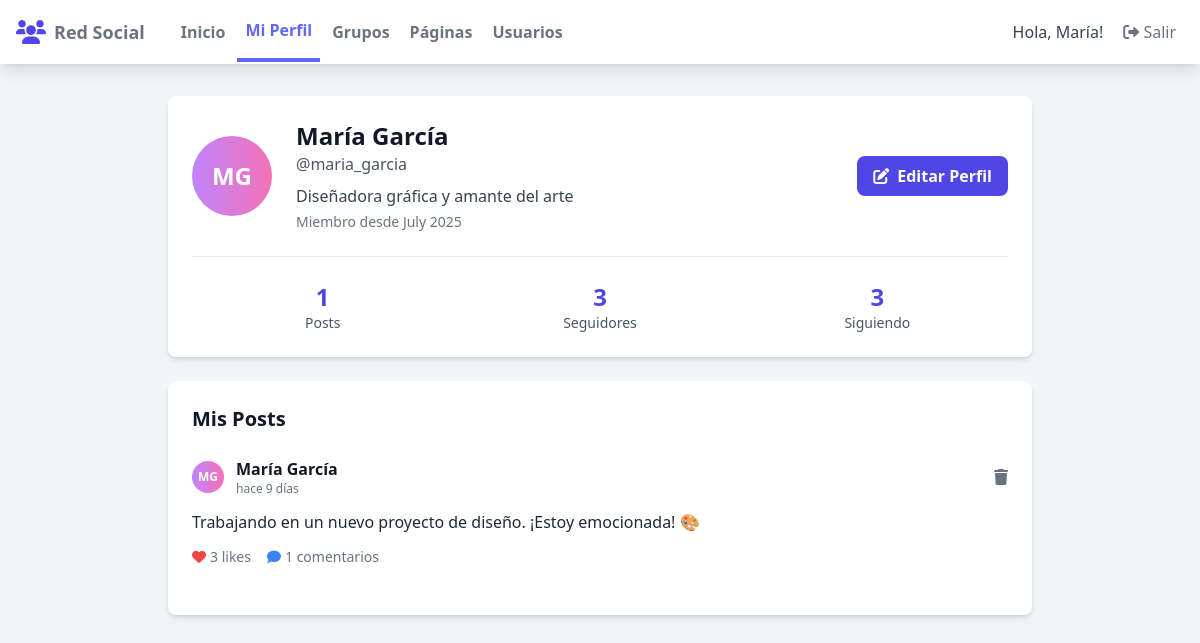
Screenshot of /dashboard/profile.php (signed in) with the database file from the repository.
### tables this page shows
CREATE TABLE users (
    id INT PRIMARY KEY AUTO_INCREMENT,
    username VARCHAR(50) UNIQUE NOT NULL,
    email VARCHAR(100) UNIQUE NOT NULL,
    password VARCHAR(255) NOT NULL,
    first_name VARCHAR(50) NOT NULL,
    last_name VARCHAR(50) NOT NULL,
    profile_picture VARCHAR(255) DEFAULT 'default-avatar.jpg',
    bio TEXT,
    birth_date DATE,
    created_at TIMESTAMP DEFAULT CURRENT_TIMESTAMP,
    updated_at TIMESTAMP DEFAULT CURRENT_TIMESTAMP ON UPDATE CURRENT_TIMESTAMP,
    is_active BOOLEAN DEFAULT TRUE
);

CREATE TABLE posts (
    id INT PRIMARY KEY AUTO_INCREMENT,
    user_id INT NOT NULL,
    content TEXT NOT NULL,
    image VARCHAR(255),
    created_at TIMESTAMP DEFAULT CURRENT_TIMESTAMP,
    updated_at TIMESTAMP DEFAULT CURRENT_TIMESTAMP ON UPDATE CURRENT_TIMESTAMP,
    FOREIGN KEY (user_id) REFERENCES users(id) ON DELETE CASCADE
);

### includes/functions.php (called while the page is built, shortened)
<?php
function timeAgo($datetime) {
    $time = time() - strtotime($datetime);
    if ($time < 2592000) return 'hace ' . round($time/86400) . ' días';
    return 'hace ' . round($time/31536000) . ' años';
}
function getPostLikesCount($post_id) {
    $database = new Database();
    $db = $database->getConnection();
    $query = "SELECT COUNT(*) FROM post_likes WHERE post_id = ?";
    $stmt = $db->prepare($query);
    $stmt->execute([$post_id]);
    return $stmt->fetchColumn();
}
function getPostCommentsCount($post_id) {
    $database = new Database();
    $db = $database->getConnection();
    $query = "SELECT COUNT(*) FROM comments WHERE post_id = ?";
    $stmt = $db->prepare($query);
    $stmt->execute([$post_id]);
    return $stmt->fetchColumn();
}
?>

### dashboard/profile.php (the view, shortened to what this page needs)
<?php
require_once '../includes/functions.php';
$database = new Database();
$db = $database->getConnection();
$query = "SELECT * FROM users WHERE id = ?";
$stmt = $db->prepare($query);
$stmt->execute([$_SESSION['user_id']]);
$user = $stmt->fetch(PDO::FETCH_ASSOC);
$query = "SELECT p.*, u.username, u.first_name, u.last_name
          FROM posts p
          JOIN users u ON p.user_id = u.id
          WHERE p.user_id = ?
          ORDER BY p.created_at DESC";
$stmt = $db->prepare($query);
$stmt->execute([$_SESSION['user_id']]);
$posts = $stmt->fetchAll(PDO::FETCH_ASSOC);
$query = "SELECT COUNT(*) as posts_count FROM posts WHERE user_id = ?";
$stmt = $db->prepare($query);
$stmt->execute([$_SESSION['user_id']]);
$posts_count = $stmt->fetchColumn();
$query = "SELECT COUNT(*) as followers_count FROM follows WHERE following_id = ?";
$stmt = $db->prepare($query);
$stmt->execute([$_SESSION['user_id']]);
$followers_count = $stmt->fetchColumn();
$query = "SELECT COUNT(*) as following_count FROM follows WHERE follower_id = ?";
$stmt = $db->prepare($query);
$stmt->execute([$_SESSION['user_id']]);
$following_count = $stmt->fetchColumn();
?>
<!DOCTYPE html>
<html lang="es">
<head>
    <script src="https://cdn.tailwindcss.com"></script>
    <link rel="stylesheet" href="https://cdnjs.cloudflare.com/ajax/libs/font-awesome/6.0.0/css/all.min.css">
</head>
<body class="bg-gray-100 min-h-screen">
    <nav class="bg-white shadow-lg sticky top-0 z-50">
        <div class="max-w-7xl mx-auto px-4">
            <div class="flex justify-between">
                <div class="flex space-x-7">
                    <div class="flex items-center py-4">
                        <i class="fas fa-users text-indigo-600 text-2xl mr-2"></i>
                        <span class="font-semibold text-gray-500 text-lg">Red Social</span>
                    </div>
                    <div class="hidden md:flex items-center space-x-1">
                        <a href="index.php" class="py-4 px-2 text-gray-500 font-semibold hover:text-indigo-500 transition duration-300">Inicio</a>
                        <a href="profile.php" class="py-4 px-2 text-indigo-500 border-b-4 border-indigo-500 font-semibold">Mi Perfil</a>
                        <a href="groups.php" class="py-4 px-2 text-gray-500 font-semibold hover:text-indigo-500 transition duration-300">Grupos</a>
                        <a href="pages.php" class="py-4 px-2 text-gray-500 font-semibold hover:text-indigo-500 transition duration-300">Páginas</a>
                        <a href="users.php" class="py-4 px-2 text-gray-500 font-semibold hover:text-indigo-500 transition duration-300">Usuarios</a>
                    </div>
                </div>
                <div class="flex items-center space-x-3">
                    <span class="text-gray-700">Hola, <?php echo $_SESSION['first_name']; ?>!</span>
                    <a href="../auth/logout.php" class="py-2 px-2 font-medium text-gray-500 rounded hover:bg-red-500 hover:text-white transition duration-300">
                        <i class="fas fa-sign-out-alt"></i> Salir
                    </a>
                </div>
            </div>
        </div>
    </nav>
    <div class="max-w-4xl mx-auto px-4 py-8">
        <div class="bg-white rounded-lg shadow-md p-6 mb-6">
            <div class="flex items-center space-x-6">
                <div class="w-20 h-20 rounded-full bg-gradient-to-r from-purple-400 to-pink-400 flex items-center justify-center text-white font-bold text-2xl">
                    <?php echo strtoupper(substr($user['first_name'], 0, 1) . substr($user['last_name'], 0, 1)); ?>
                </div>
                <div class="flex-1">
                    <h1 class="text-2xl font-bold text-gray-900"><?php echo $user['first_name'] . ' ' . $user['last_name']; ?></h1>
                    <p class="text-gray-600">@<?php echo $user['username']; ?></p>
                    <p class="text-gray-700 mt-2"><?php echo $user['bio'] ?: 'Sin biografía'; ?></p>
                    <p class="text-sm text-gray-500 mt-1">Miembro desde <?php echo date('F Y', strtotime($user['created_at'])); ?></p>
                </div>
                <div class="text-right">
                    <button onclick="openEditModal()" class="bg-indigo-600 hover:bg-indigo-700 text-white font-bold py-2 px-4 rounded-lg transition duration-300">
                        <i class="fas fa-edit mr-2"></i>Editar Perfil
                    </button>
                </div>
            </div>
            <div class="grid grid-cols-3 gap-4 mt-6 pt-6 border-t border-gray-200">
                <div class="text-center">
                    <div class="text-2xl font-bold text-indigo-600"><?php echo $posts_count; ?></div>
                    <div class="text-sm text-gray-600">Posts</div>
                </div>
                <div class="text-center">
                    <div class="text-2xl font-bold text-indigo-600"><?php echo $followers_count; ?></div>
                    <div class="text-sm text-gray-600">Seguidores</div>
                </div>
                <div class="text-center">
                    <div class="text-2xl font-bold text-indigo-600"><?php echo $following_count; ?></div>
                    <div class="text-sm text-gray-600">Siguiendo</div>
                </div>
            </div>
        </div>
        <div class="bg-white rounded-lg shadow-md p-6">
            <h2 class="text-xl font-bold text-gray-900 mb-6">Mis Posts</h2>
            <?php if (empty($posts)): ?>
                <div class="text-center py-8">
                    <i class="fas fa-edit text-gray-400 text-4xl mb-4"></i>
                    <h3 class="text-xl font-semibold text-gray-600 mb-2">No has publicado nada aún</h3>
                    <p class="text-gray-500">¡Comparte tu primer post desde la página de inicio!</p>
                    <a href="index.php" class="inline-block mt-4 bg-indigo-600 hover:bg-indigo-700 text-white font-bold py-2 px-4 rounded-lg transition duration-300">
                        Crear Post
                    </a>
                </div>
            <?php else: ?>
                <div class="space-y-6">
                    <?php foreach ($posts as $post): ?>
                        <div class="border-b border-gray-200 pb-6 last:border-b-0" data-post-id="<?php echo $post['id']; ?>">
                            <div class="flex items-center mb-3">
                                <div class="w-8 h-8 rounded-full bg-gradient-to-r from-purple-400 to-pink-400 flex items-center justify-center text-white font-bold text-xs">
                                    <?php echo strtoupper(substr($post['first_name'], 0, 1) . substr($post['last_name'], 0, 1)); ?>
                                </div>
                                <div class="ml-3 flex-1">
                                    <h4 class="font-semibold text-gray-900"><?php echo $post['first_name'] . ' ' . $post['last_name']; ?></h4>
                                    <p class="text-xs text-gray-500"><?php echo timeAgo($post['created_at']); ?></p>
                                </div>
                                <div class="flex space-x-2">
                                    <button onclick="deletePost(<?php echo $post['id']; ?>)"
                                            class="text-gray-500 hover:text-red-500 transition duration-300"
                                            title="Eliminar publicación">
                                        <i class="fas fa-trash"></i>
                                    </button>
                                </div>
                            </div>
                            <p class="text-gray-800 leading-relaxed mb-3"><?php echo nl2br(htmlspecialchars($post['content'])); ?></p>
                            <div class="flex items-center space-x-4 text-sm text-gray-500">
                                <span class="flex items-center">
                                    <i class="fas fa-heart text-red-500 mr-1"></i>
                                    <?php echo getPostLikesCount($post['id']); ?> likes
                                </span>
                                <span class="flex items-center">
                                    <i class="fas fa-comment text-blue-500 mr-1"></i>
                                    <?php echo getPostCommentsCount($post['id']); ?> comentarios
                                </span>
                            </div>
                        </div>
                    <?php endforeach; ?>
                </div>
            <?php endif; ?>
        </div>
    </div>
</body>
</html>

### rows the page displays
users: first_name+last_name "MG", first_name "María", last_name "García", username "maria_garcia", bio "Diseñadora gráfica y amante del arte", created_at "July 2025"
posts: user.last_name "MG", user.first_name "María", user.last_name "García", created_at "hace 9 días", content "Trabajando en un nuevo proyecto de diseño. ¡Estoy emocionada! 🎨", id "3", id "1"

### other values shown
$_SESSION['first_name'] "María"
$posts_count "1"
$followers_count "3"
$following_count "3"
